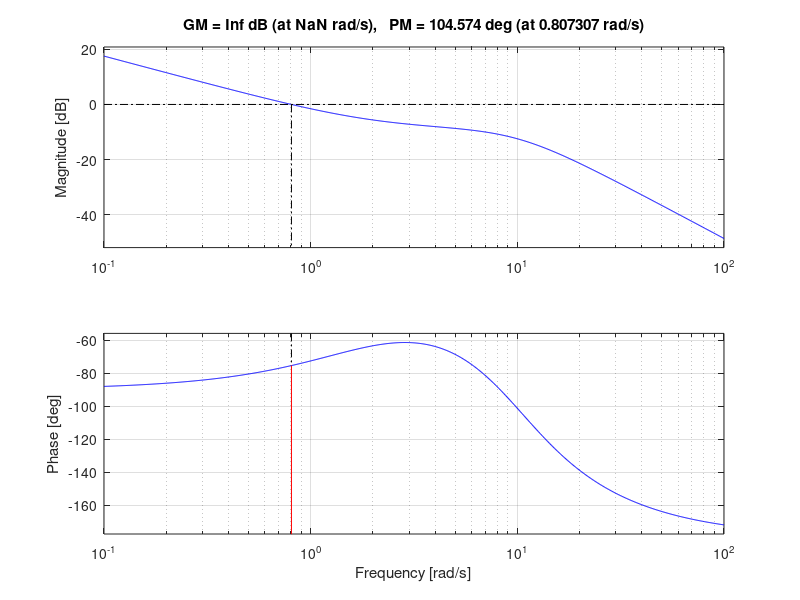

This chart was generated by the following MATLAB code:
clc;
clear all;
w = [0.5 5 10 100];
slop = [-20 20 -40];
A1 = 20*log10(abs(0.75/(w(1)*i)))
A2 = 20*log10(abs(0.75/(w(2)*i)))
A3 = (slop(1)+slop(2))*log10(w(3)/w(2))+A2
A4 = (slop(1)+slop(2)+slop(3))*log10(w(4)/w(3))+A3
A = [A1 A2 A3 A4];
x = [0.5:100];
wn = 10;
for j=1:100
    if(x(j)<=wn)
        phi(j) = (180/pi)*(-pi/2)+ atan(0.2*x(j)-atan(0.16*x(j)/(1-0.01*x(j)^2)));
    else
        phi(j) = (180/pi)*(-pi/2)+ atan(0.2*x(j)-(atan(0.16*x(j)/(1-0.01*x(j)^2)) + pi));
    end
    j = j+1;
end
figure
subplot(2,1,1)
semilogx(w,A)
title('Bode Plot')
xlabel('Frequency in rad/s')
ylabel('Amplitude in db')
subplot(2,1,2)
semilogx(x,phi)
xlabel('Frequency in rad/s')
ylabel('Phase in deg')

H = tf([37.5,75],[1 16 100 0]);
bode(H)
margin(H)